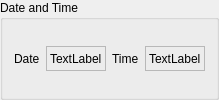
    <widget class="QGroupBox" name="groupBox_7">
     <property name="title">
      <string>Date and Time</string>
     </property>
     <layout class="QGridLayout" name="gridLayout_9">
      <item row="0" column="3">
       <widget class="QLabel" name="label_time">
        <property name="sizePolicy">
         <sizepolicy hsizetype="Preferred" vsizetype="Fixed">
          <horstretch>0</horstretch>
          <verstretch>0</verstretch>
         </sizepolicy>
        </property>
        <property name="minimumSize">
         <size>
          <width>0</width>
          <height>25</height>
         </size>
        </property>
        <property name="maximumSize">
         <size>
          <width>16777215</width>
          <height>25</height>
         </size>
        </property>
        <property name="frameShape">
         <enum>QFrame::StyledPanel</enum>
        </property>
        <property name="text">
         <string>TextLabel</string>
        </property>
       </widget>
      </item>
      <item row="0" column="0">
       <widget class="QLabel" name="label_109">
        <property name="text">
         <string>Date</string>
        </property>
       </widget>
      </item>
      <item row="0" column="1">
       <widget class="QLabel" name="label_date">
        <property name="sizePolicy">
         <sizepolicy hsizetype="Preferred" vsizetype="Fixed">
          <horstretch>0</horstretch>
          <verstretch>0</verstretch>
         </sizepolicy>
        </property>
        <property name="minimumSize">
         <size>
          <width>0</width>
          <height>25</height>
         </size>
        </property>
        <property name="maximumSize">
         <size>
          <width>16777215</width>
          <height>25</height>
         </size>
        </property>
        <property name="frameShape">
         <enum>QFrame::StyledPanel</enum>
        </property>
        <property name="text">
         <string>TextLabel</string>
        </property>
       </widget>
      </item>
      <item row="0" column="2">
       <widget class="QLabel" name="label_108">
        <property name="text">
         <string>Time</string>
        </property>
       </widget>
      </item>
     </layout>
    </widget>
